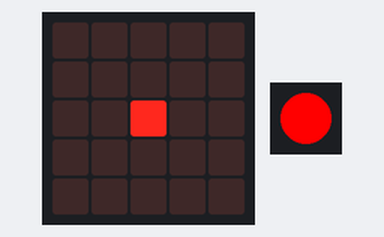
Bench run of a program on a simulated Calliope mini (MakeCode). Shown: the board's 5×5 LED display, 1 RGB LEDs in strip order, left to right.

Above: at 0.6 s.
At 18.4 s:
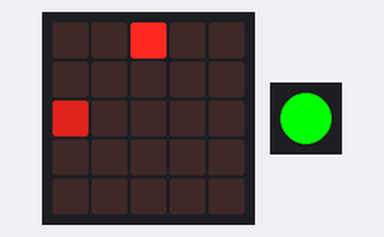
At 27.56 s:
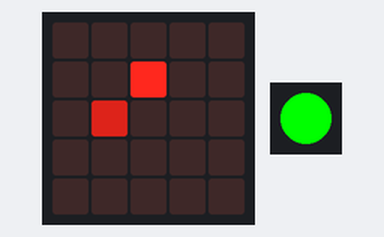
At 37.57 s:
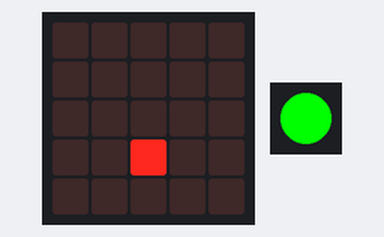
Timing chart, 0 to 40.0 s (numbered marks = the images above):
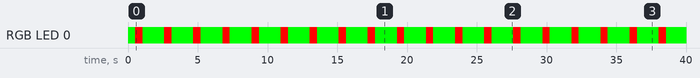

Measured:
- by itself, RGB LED 0: repeats every 2.1 s: RGB(255, 0, 0) 0.52 s, RGB(0, 255, 0) 1.6 s
- what the display in image 0 shows lasts 0.5 s, from 0.5 s to 1.0 s

The program:

main.ts
```typescript
let mario = game.createSprite(2, 4)
mario.turn(Direction.Left, 90)
let vogel = game.createSprite(4, 2)
vogel.turn(Direction.Left, 180)
vogel.set(LedSpriteProperty.Blink, 10)
vogel.set(LedSpriteProperty.Brightness, 150)
basic.forever(function () {
    basic.setLedColor(0x00ff00)
    vogel.ifOnEdgeBounce()
    vogel.move(1)
    mario.ifOnEdgeBounce()
    mario.move(1)
    if (mario.isTouching(vogel)) {
        basic.setLedColor(0xff0000)
    }
    basic.pause(500)
})
```

test.ts
```typescript
// Hier kann man Tests durchführen; diese Datei wird nicht kompiliert, wenn dieses Paket als Erweiterung verwendet wird.
```
